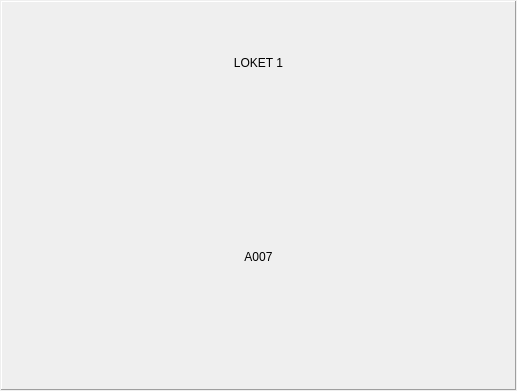
<?xml version="1.0" encoding="UTF-8"?>
<ui version="4.0">
 <class>NodeA</class>
 <widget class="QWidget" name="NodeA">
  <property name="geometry">
   <rect>
    <x>0</x>
    <y>0</y>
    <width>517</width>
    <height>391</height>
   </rect>
  </property>
  <property name="windowTitle">
   <string>Form</string>
  </property>
  <property name="styleSheet">
   <string notr="true"/>
  </property>
  <property name="windowName" stdset="0">
   <string>NodeWindow</string>
  </property>
  <layout class="QVBoxLayout" name="verticalLayout_2">
   <property name="spacing">
    <number>0</number>
   </property>
   <property name="leftMargin">
    <number>1</number>
   </property>
   <property name="topMargin">
    <number>1</number>
   </property>
   <property name="rightMargin">
    <number>1</number>
   </property>
   <property name="bottomMargin">
    <number>1</number>
   </property>
   <item>
    <widget class="QFrame" name="frame">
     <property name="frameShape">
      <enum>QFrame::Panel</enum>
     </property>
     <property name="frameShadow">
      <enum>QFrame::Raised</enum>
     </property>
     <property name="lineWidth">
      <number>1</number>
     </property>
     <layout class="QVBoxLayout" name="verticalLayout">
      <property name="spacing">
       <number>0</number>
      </property>
      <property name="leftMargin">
       <number>0</number>
      </property>
      <property name="topMargin">
       <number>0</number>
      </property>
      <property name="rightMargin">
       <number>0</number>
      </property>
      <property name="bottomMargin">
       <number>0</number>
      </property>
      <item>
       <widget class="DLabel" name="displayedName">
        <property name="sizePolicy">
         <sizepolicy hsizetype="Preferred" vsizetype="Preferred">
          <horstretch>0</horstretch>
          <verstretch>30</verstretch>
         </sizepolicy>
        </property>
        <property name="styleSheet">
         <string notr="true"/>
        </property>
        <property name="frameShape">
         <enum>QFrame::NoFrame</enum>
        </property>
        <property name="frameShadow">
         <enum>QFrame::Raised</enum>
        </property>
        <property name="midLineWidth">
         <number>-2</number>
        </property>
        <property name="text">
         <string>LOKET 1</string>
        </property>
        <property name="alignment">
         <set>Qt::AlignCenter</set>
        </property>
       </widget>
      </item>
      <item>
       <widget class="DLabel" name="queueNo">
        <property name="sizePolicy">
         <sizepolicy hsizetype="Preferred" vsizetype="Preferred">
          <horstretch>0</horstretch>
          <verstretch>65</verstretch>
         </sizepolicy>
        </property>
        <property name="inputMethodHints">
         <set>Qt::ImhNone</set>
        </property>
        <property name="frameShape">
         <enum>QFrame::NoFrame</enum>
        </property>
        <property name="frameShadow">
         <enum>QFrame::Raised</enum>
        </property>
        <property name="lineWidth">
         <number>1</number>
        </property>
        <property name="text">
         <string>A007</string>
        </property>
        <property name="alignment">
         <set>Qt::AlignCenter</set>
        </property>
       </widget>
      </item>
     </layout>
    </widget>
   </item>
  </layout>
 </widget>
 <customwidgets>
  <customwidget>
   <class>DLabel</class>
   <extends>QLabel</extends>
   <header>Label/dlabel.h</header>
   <container>1</container>
  </customwidget>
 </customwidgets>
 <resources/>
 <connections/>
</ui>
